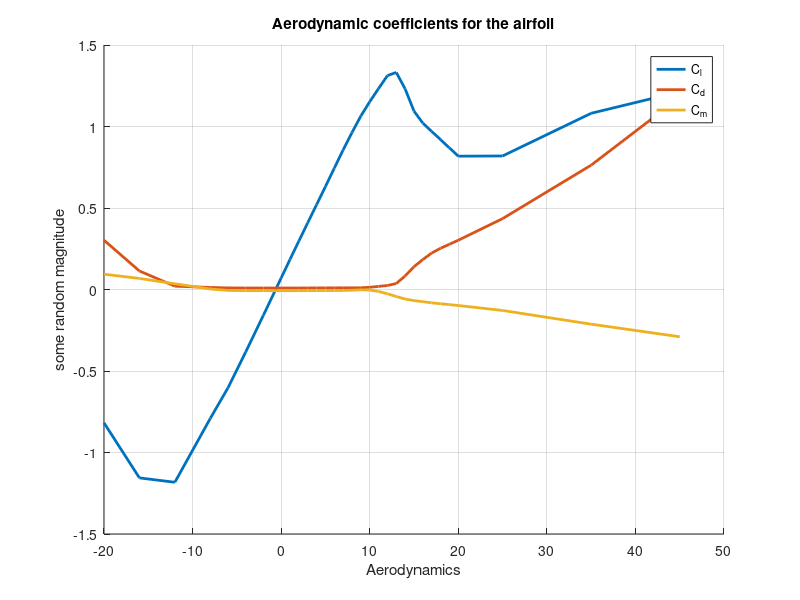

Reproduce this figure in MATLAB.
%addpath('AirfoilData');

k = 150000; % [Nm / 

data = load('ag8092nt_M02.dat');

alpha = data(:, 1);
cl = data(:, 2);
cd = data(:, 3);
cm = data(:, 4);

figure(1)

hold on

plot(data(:, 1), data(:, 2), 'LineWidth', 2);
plot(data(:, 1), data(:, 3), 'LineWidth', 2);
plot(data(:, 1), data(:, 4), 'LineWidth', 2);

grid on

title('Aerodynamic coefficients for the airfoil')
xlabel('Aerodynamics')
ylabel('some random magnitude')
legend('C_l', 'C_d', 'C_m')

% Linear behaviour between AoA -6 and 6.

mask1 = alpha >= -6;
mask2 = alpha <= 6;
mask = mask1 & mask2;

cl = cl(mask);
alpha = alpha(mask);
cd = cd(mask);
cm = cm(mask);

% Least squares

[m, n] = size(alpha);
x = [alpha ones(m, 1)];
y = cl;






